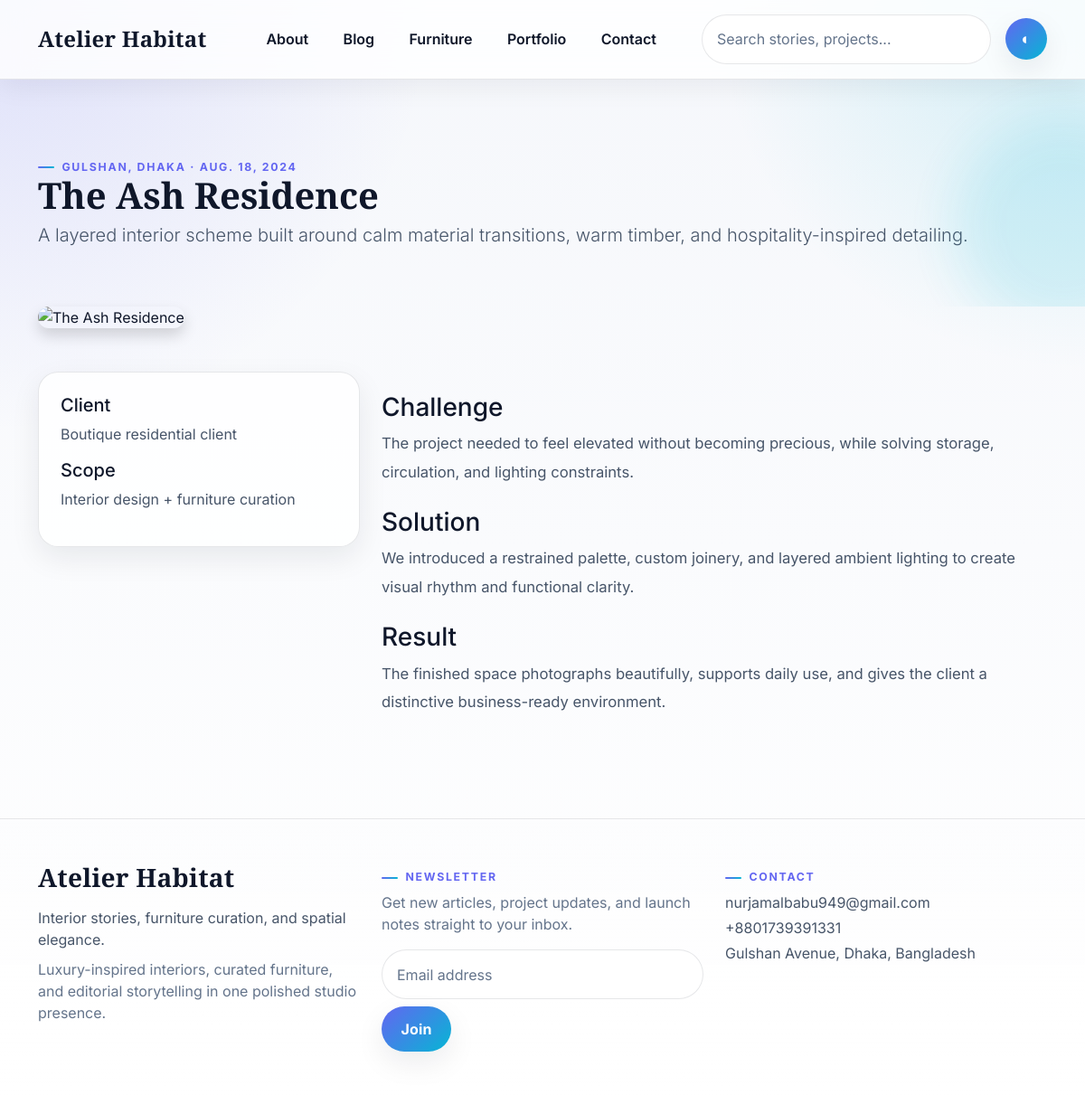
Page /portfolio/the-ash-residence/ on the committed database.
### core/models.py (models this page shows, shortened)
class SiteSettings(models.Model):
    site_name = models.CharField(max_length=120, default='Atelier Habitat')
    tagline = models.CharField(max_length=200, default='Interior stories, furniture curation, and spatial elegance.')
    hero_title = models.CharField(max_length=200, default='Curated interiors for modern living')
    hero_subtitle = models.TextField(default='A premium editorial platform blending interior design insights, furniture selections, and portfolio-driven storytelling for discerning homeowners and boutique hospitality brands.')
    about_text = models.TextField(default='Atelier Habitat is a Dhaka-rooted interior design editorial brand focused on warm minimalism, layered textures, and functional luxury across residential and boutique commercial spaces.')
    contact_email = models.EmailField(default='hello@atelierhabitat.com')
    phone = models.CharField(max_length=50, default='+880 1700-000000')
    address = models.CharField(max_length=255, default='Gulshan Avenue, Dhaka, Bangladesh')
    map_embed = models.TextField(blank=True)
    instagram = models.URLField(blank=True)
    facebook = models.URLField(blank=True)
    linkedin = models.URLField(blank=True)
    meta_description = models.CharField(max_length=255, default='Luxury interior design and furniture blog with portfolio case studies and contact-ready lead generation.')
    updated_at = models.DateTimeField(auto_now=True)

### portfolio/models.py (models this page shows, shortened)
class PortfolioProject(models.Model):
    title = models.CharField(max_length=150)
    slug = models.SlugField(unique=True)
    client = models.CharField(max_length=150)
    location = models.CharField(max_length=150)
    scope = models.CharField(max_length=150)
    summary = models.TextField()
    challenge = models.TextField()
    solution = models.TextField()
    result = models.TextField()
    cover_image = models.ImageField(upload_to='portfolio/')
    completed_on = models.DateField()
    published = models.BooleanField(default=True)
    featured = models.BooleanField(default=False)

### portfolio/views.py (the view)
# urls.py: urlpatterns = [path('', views.portfolio_list, name='portfolio_list'), path('<slug:slug>/', views.portfolio_detail, name='portfolio_detail')]
def portfolio_detail(request, slug):
    project = get_object_or_404(PortfolioProject, slug=slug, published=True)
    attach_image_url(project, PROJECT_IMAGE_URLS, 'cover_image')
    related = list(PortfolioProject.objects.exclude(pk=project.pk)[:3])
    attach_many(related, PROJECT_IMAGE_URLS, 'cover_image')
    return render(request, 'portfolio/detail.html', {'project': project, 'related': related})

### core/context_processors.py (called while the page is built)
def site_settings(request):
    return {
        'site_settings': SiteSettings.objects.first(),
        'hero_image_url': HERO_IMAGE_URL,
    }

### core/remote_assets.py (called while the page is built)
def _stable_index(key: str, size: int) -> int:
    if size <= 0:
        return 0
    return sum(ord(char) for char in (key or "")) % size

def _fallback_url(field) -> str:
    try:
        return field.url
    except Exception:
        return ""

def attach_image_url(obj, urls, image_field_name, target_attr="display_image_url"):
    source_key = getattr(obj, "slug", None) or getattr(obj, "title", None) or str(getattr(obj, "pk", ""))
    remote_url = urls[_stable_index(str(source_key), len(urls))] if urls else ""
    fallback = _fallback_url(getattr(obj, image_field_name, None)) if hasattr(obj, image_field_name) else ""
    setattr(obj, target_attr, remote_url or fallback)
    return obj

def attach_many(objects, urls, image_field_name, target_attr="display_image_url"):
    for obj in objects:
        attach_image_url(obj, urls, image_field_name, target_attr=target_attr)
    return objects

### templates/portfolio/detail.html
{% extends 'base.html' %}{% block title %}{{ project.title }}{% endblock %}{% block content %}<section class="page-hero"><div class="container py-5"><span class="section-kicker">{{ project.location }} · {{ project.completed_on }}</span><h1 class="hero-title">{{ project.title }}</h1><p class="lead">{{ project.summary }}</p></div></section><div class="container pb-5"><img src="{{ project.display_image_url }}" class="img-fluid rounded-5 shadow mb-5" alt="{{ project.title }}"><div class="row g-4"><div class="col-md-4"><div class="glass-panel p-4"><h5>Client</h5><p>{{ project.client }}</p><h5>Scope</h5><p>{{ project.scope }}</p></div></div><div class="col-md-8 body-copy"><h3>Challenge</h3><p>{{ project.challenge }}</p><h3>Solution</h3><p>{{ project.solution }}</p><h3>Result</h3><p>{{ project.result }}</p></div></div></div>{% endblock %}

### templates/partials/header.html (shortened to what this page needs)
<nav class="navbar navbar-expand-lg navbar-light py-3 sticky-top glass-nav">
  <div class="container">
    <a class="navbar-brand brand-title" href="/">{{ site_settings.site_name|default:'Atelier Habitat' }}</a>
    <div class="collapse navbar-collapse" id="navMenu">
      <ul class="navbar-nav mx-auto gap-lg-2 align-items-lg-center">
        <li class="nav-item"><a class="nav-link" href="/about/">About</a></li>
        <li class="nav-item"><a class="nav-link" href="/blog/">Blog</a></li>
        <li class="nav-item"><a class="nav-link" href="/furniture/">Furniture</a></li>
        <li class="nav-item"><a class="nav-link" href="/portfolio/">Portfolio</a></li>
        <li class="nav-item"><a class="nav-link" href="/contact/">Contact</a></li>
      </ul>
      <form class="d-flex nav-search" action="/search/">
        <input name="q" class="form-control rounded-pill search-input" placeholder="Search stories, projects..." aria-label="Search">
      </form>
      <button class="theme-toggle ms-3" onclick="toggleTheme()" aria-label="Toggle theme">◐</button>
    </div>
  </div>
</nav>

### templates/partials/footer.html
<footer class="footer-section">
  <div class="container py-5">
    <div class="row g-4 align-items-start">
      <div class="col-lg-4">
        <h3 class="brand-title footer-title mb-3">{{ site_settings.site_name }}</h3>
        <p class="footer-copy">{{ site_settings.tagline }}</p>
        <p class="text-muted mb-0">Luxury-inspired interiors, curated furniture, and editorial storytelling in one polished studio presence.</p>
      </div>
      <div class="col-lg-4">
        <h6 class="section-kicker">Newsletter</h6>
        <p class="text-muted">Get new articles, project updates, and launch notes straight to your inbox.</p>
        <form class="d-flex gap-2 flex-wrap" method="post" action="{% url 'newsletter_subscribe' %}">{% csrf_token %}
          <input class="form-control rounded-pill flex-grow-1" name="email" type="email" required placeholder="Email address">
          <button class="btn btn-dark rounded-pill">Join</button>
        </form>
      </div>
      <div class="col-lg-4 footer-contact">
        <h6 class="section-kicker">Contact</h6>
        <p class="mb-1">{{ site_settings.contact_email }}</p>
        <p class="mb-1">{{ site_settings.phone }}</p>
        <p>{{ site_settings.address }}</p>
      </div>
    </div>
  </div>
</footer>

### rows in the picture
SiteSettings: site_name "Atelier Habitat", tagline "Interior stories, furniture curation, and spatial elegance.", contact_email "nurjamalbabu949@gmail.com", phone "+8801739391331", address "Gulshan Avenue, Dhaka, Bangladesh"
PortfolioProject: location "GULSHAN, DHAKA", completed_on "AUG. 18, 2024", title "The Ash Residence", summary "A layered interior scheme built around calm material transitions, warm timber, and hospitality-inspired detailing.", client "Boutique residential client", scope "Interior design + furniture curation", challenge "The project needed to feel elevated without becoming precious, while solving storage, circulation, and lighting constraints.", solution "We introduced a restrained palette, custom joinery, and layered ambient lighting to create visual rhythm and functional clarity.", result "The finished space photographs beautifully, supports daily use, and gives the client a distinctive business-ready environment."
